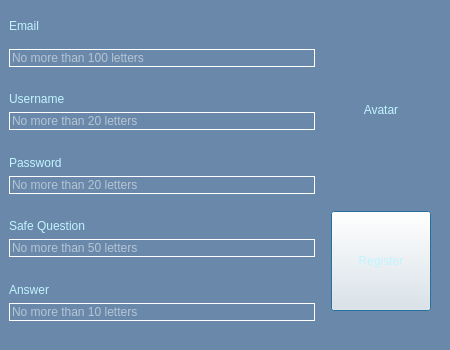
<?xml version="1.0" encoding="UTF-8"?>
<ui version="4.0">
 <class>RegisterDialog</class>
 <widget class="QDialog" name="RegisterDialog">
  <property name="windowModality">
   <enum>Qt::ApplicationModal</enum>
  </property>
  <property name="geometry">
   <rect>
    <x>0</x>
    <y>0</y>
    <width>450</width>
    <height>350</height>
   </rect>
  </property>
  <property name="sizePolicy">
   <sizepolicy hsizetype="Fixed" vsizetype="Fixed">
    <horstretch>0</horstretch>
    <verstretch>0</verstretch>
   </sizepolicy>
  </property>
  <property name="minimumSize">
   <size>
    <width>450</width>
    <height>350</height>
   </size>
  </property>
  <property name="maximumSize">
   <size>
    <width>450</width>
    <height>350</height>
   </size>
  </property>
  <property name="focusPolicy">
   <enum>Qt::NoFocus</enum>
  </property>
  <property name="windowTitle">
   <string>Register</string>
  </property>
  <property name="windowOpacity">
   <double>1.000000000000000</double>
  </property>
  <property name="styleSheet">
   <string notr="true">* {
	font: 9pt &quot;Trebuchet MS&quot;;
	color: rgb(193, 244, 255);
}

#RegisterDialog{	
	background-color: rgb(106, 137, 170);
}

QLineEdit {
	color: white;
	background-color: rgb(106, 137, 170);
	border: 1px solid white;
}</string>
  </property>
  <layout class="QVBoxLayout" name="verticalLayout_3">
   <property name="spacing">
    <number>0</number>
   </property>
   <property name="leftMargin">
    <number>0</number>
   </property>
   <property name="topMargin">
    <number>0</number>
   </property>
   <property name="rightMargin">
    <number>0</number>
   </property>
   <property name="bottomMargin">
    <number>0</number>
   </property>
   <item>
    <widget class="QWidget" name="shadowWidget" native="true">
     <layout class="QVBoxLayout" name="verticalLayout_2">
      <item>
       <layout class="QGridLayout" name="gridLayout_2">
        <item row="3" column="0">
         <widget class="QLineEdit" name="LineEdit_username">
          <property name="maxLength">
           <number>20</number>
          </property>
          <property name="placeholderText">
           <string>No more than 20 letters</string>
          </property>
         </widget>
        </item>
        <item row="4" column="0">
         <widget class="QLabel" name="label_2">
          <property name="sizePolicy">
           <sizepolicy hsizetype="Preferred" vsizetype="Preferred">
            <horstretch>0</horstretch>
            <verstretch>0</verstretch>
           </sizepolicy>
          </property>
          <property name="text">
           <string>Password</string>
          </property>
          <property name="alignment">
           <set>Qt::AlignBottom|Qt::AlignLeading|Qt::AlignLeft</set>
          </property>
         </widget>
        </item>
        <item row="2" column="0">
         <widget class="QLabel" name="label">
          <property name="sizePolicy">
           <sizepolicy hsizetype="Preferred" vsizetype="Preferred">
            <horstretch>0</horstretch>
            <verstretch>0</verstretch>
           </sizepolicy>
          </property>
          <property name="text">
           <string>Username</string>
          </property>
          <property name="alignment">
           <set>Qt::AlignBottom|Qt::AlignLeading|Qt::AlignLeft</set>
          </property>
         </widget>
        </item>
        <item row="7" column="0">
         <widget class="QLineEdit" name="LineEdit_safeQuestion">
          <property name="maxLength">
           <number>50</number>
          </property>
          <property name="echoMode">
           <enum>QLineEdit::Normal</enum>
          </property>
          <property name="placeholderText">
           <string>No more than 50 letters</string>
          </property>
         </widget>
        </item>
        <item row="8" column="0">
         <widget class="QLabel" name="label_4">
          <property name="sizePolicy">
           <sizepolicy hsizetype="Preferred" vsizetype="Preferred">
            <horstretch>0</horstretch>
            <verstretch>0</verstretch>
           </sizepolicy>
          </property>
          <property name="text">
           <string>Answer</string>
          </property>
          <property name="alignment">
           <set>Qt::AlignBottom|Qt::AlignLeading|Qt::AlignLeft</set>
          </property>
         </widget>
        </item>
        <item row="6" column="0">
         <widget class="QLabel" name="label_3">
          <property name="sizePolicy">
           <sizepolicy hsizetype="Preferred" vsizetype="Preferred">
            <horstretch>0</horstretch>
            <verstretch>0</verstretch>
           </sizepolicy>
          </property>
          <property name="text">
           <string>Safe Question</string>
          </property>
          <property name="alignment">
           <set>Qt::AlignBottom|Qt::AlignLeading|Qt::AlignLeft</set>
          </property>
         </widget>
        </item>
        <item row="9" column="0">
         <widget class="QLineEdit" name="LineEdit_answer">
          <property name="maxLength">
           <number>20</number>
          </property>
          <property name="placeholderText">
           <string>No more than 10 letters</string>
          </property>
         </widget>
        </item>
        <item row="5" column="0">
         <widget class="QLineEdit" name="LineEdit_passwd">
          <property name="autoFillBackground">
           <bool>false</bool>
          </property>
          <property name="inputMask">
           <string/>
          </property>
          <property name="maxLength">
           <number>20</number>
          </property>
          <property name="echoMode">
           <enum>QLineEdit::PasswordEchoOnEdit</enum>
          </property>
          <property name="placeholderText">
           <string>No more than 20 letters</string>
          </property>
         </widget>
        </item>
        <item row="0" column="0">
         <widget class="QLabel" name="label_6">
          <property name="text">
           <string>Email</string>
          </property>
         </widget>
        </item>
        <item row="1" column="0">
         <widget class="QLineEdit" name="LineEdit_email">
          <property name="text">
           <string/>
          </property>
          <property name="maxLength">
           <number>100</number>
          </property>
          <property name="placeholderText">
           <string>No more than 100 letters</string>
          </property>
         </widget>
        </item>
        <item row="0" column="2" rowspan="10">
         <layout class="QVBoxLayout" name="verticalLayout">
          <property name="spacing">
           <number>10</number>
          </property>
          <property name="leftMargin">
           <number>10</number>
          </property>
          <property name="topMargin">
           <number>10</number>
          </property>
          <property name="rightMargin">
           <number>10</number>
          </property>
          <property name="bottomMargin">
           <number>10</number>
          </property>
          <item>
           <widget class="QLabel" name="label_5">
            <property name="text">
             <string>Avatar</string>
            </property>
            <property name="alignment">
             <set>Qt::AlignCenter</set>
            </property>
           </widget>
          </item>
          <item>
           <widget class="QPushButton" name="registerButton">
            <property name="sizePolicy">
             <sizepolicy hsizetype="Preferred" vsizetype="Preferred">
              <horstretch>0</horstretch>
              <verstretch>0</verstretch>
             </sizepolicy>
            </property>
            <property name="minimumSize">
             <size>
              <width>100</width>
              <height>100</height>
             </size>
            </property>
            <property name="maximumSize">
             <size>
              <width>100</width>
              <height>100</height>
             </size>
            </property>
            <property name="text">
             <string>Register</string>
            </property>
           </widget>
          </item>
         </layout>
        </item>
       </layout>
      </item>
      <item>
       <widget class="QLabel" name="statusLabel">
        <property name="sizePolicy">
         <sizepolicy hsizetype="Minimum" vsizetype="Maximum">
          <horstretch>0</horstretch>
          <verstretch>0</verstretch>
         </sizepolicy>
        </property>
        <property name="text">
         <string/>
        </property>
       </widget>
      </item>
     </layout>
    </widget>
   </item>
  </layout>
 </widget>
 <tabstops>
  <tabstop>LineEdit_username</tabstop>
  <tabstop>LineEdit_passwd</tabstop>
  <tabstop>LineEdit_safeQuestion</tabstop>
  <tabstop>LineEdit_answer</tabstop>
  <tabstop>registerButton</tabstop>
 </tabstops>
 <resources/>
 <connections/>
</ui>
